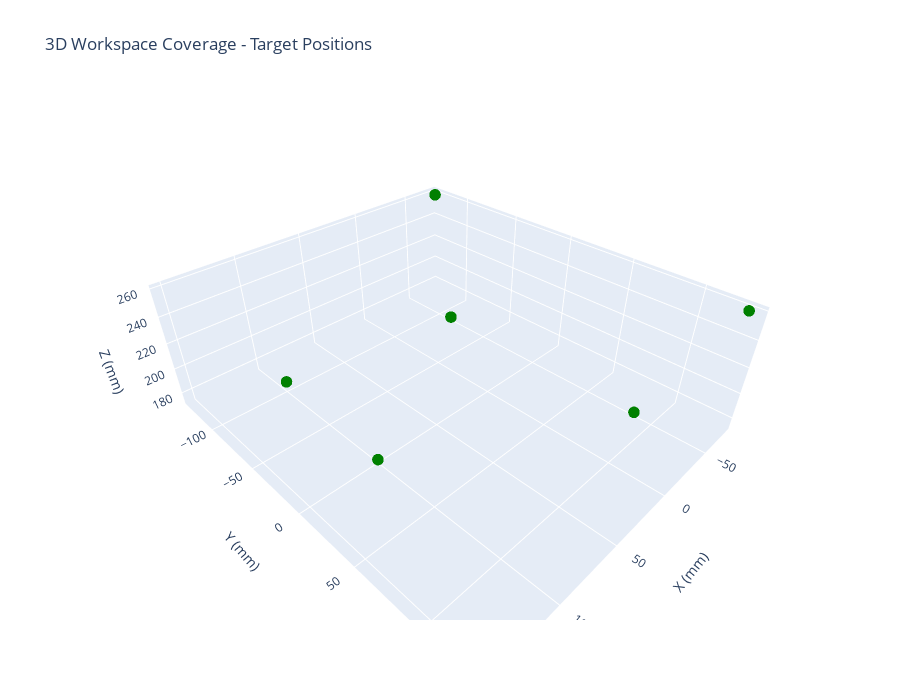

Notebook cell for this chart:
### Markdown cell above
## 4. 3D Workspace Visualization

### Code cell
# 3D visualization of target positions colored by success
successful = df[df['ik_success'] == True]
failed = df[df['ik_success'] == False]

fig = go.Figure()

# Successful points
fig.add_trace(go.Scatter3d(
    x=successful['target_x'],
    y=successful['target_y'],
    z=successful['target_z'],
    mode='markers',
    marker=dict(size=4, color='green', opacity=0.6),
    name='IK Success',
    text=[f"Test {tid}<br>Zone: {zone}" for tid, zone in zip(successful['test_id'], successful['zone'])],
    hovertemplate='<b>%{text}</b><br>X: %{x:.1f}<br>Y: %{y:.1f}<br>Z: %{z:.1f}<extra></extra>'
))

# Failed points
if len(failed) > 0:
    fig.add_trace(go.Scatter3d(
        x=failed['target_x'],
        y=failed['target_y'],
        z=failed['target_z'],
        mode='markers',
        marker=dict(size=6, color='red', opacity=0.8, symbol='x'),
        name='IK Failed',
        text=[f"Test {tid}<br>Zone: {zone}" for tid, zone in zip(failed['test_id'], failed['zone'])],
        hovertemplate='<b>%{text}</b><br>X: %{x:.1f}<br>Y: %{y:.1f}<br>Z: %{z:.1f}<extra></extra>'
    ))

fig.update_layout(
    title='3D Workspace Coverage - Target Positions',
    scene=dict(
        xaxis_title='X (mm)',
        yaxis_title='Y (mm)',
        zaxis_title='Z (mm)',
        aspectmode='data'
    ),
    width=900,
    height=700
)

fig.show()

### Figure 1 — Plotly figure (JSON) as saved in the notebook; plotly's stock layout.template omitted (floating-point values rounded to 4 significant figures)
{"data": [{"hovertemplate": "<b>%{text}</b><br>X: %{x:.1f}<br>Y: %{y:.1f}<br>Z: %{z:.1f}<extra></extra>", "marker": {"color": "green", "opacity": 0.6, "size": 4}, "mode": "markers", "name": "IK Success", "text": ["Test 0<br>Zone: mid", "Test 1<br>Zone: mid", "Test 2<br>Zone: mid", "Test 3<br>Zone: mid", "Test 4<br>Zone: mid", "Test 5<br>Zone: mid", "Test 6<br>Zone: mid", "Test 7<br>Zone: mid", "Test 8<br>Zone: mid", "Test 9<br>Zone: mid", "Test 10<br>Zone: mid", "Test 11<br>Zone: mid", "Test 12<br>Zone: mid", "Test 13<br>Zone: mid", "Test 14<br>Zone: mid", "Test 15<br>Zone: mid", "Test 16<br>Zone: mid", "Test 17<br>Zone: mid", "Test 18<br>Zone: mid", "Test 19<br>Zone: mid", "Test 20<br>Zone: mid", "Test 21<br>Zone: far", "Test 23<br>Zone: far", "Test 24<br>Zone: far", "Test 25<br>Zone: far", "Test 26<br>Zone: far", "Test 27<br>Zone: far", "Test 28<br>Zone: far", "Test 29<br>Zone: far", "Test 30<br>Zone: far", "Test 31<br>Zone: far", "Test 32<br>Zone: far", "Test 33<br>Zone: far", "Test 34<br>Zone: far", "Test 35<br>Zone: far", "Test 36<br>Zone: far", "Test 38<br>Zone: far", "Test 39<br>Zone: far", "Test 40<br>Zone: far", "Test 41<br>Zone: far"], "type": "scatter3d", "x": [100.0, 100.0, 100.0, 100.0, 100.0, 100.0, 100.0, -50.0, -50.0, -50.0, -50.0, -50.0, -50.0, -50.0, -50.0, -50.0, -50.0, -50.0, -50.0, -50.0, -50.0, 150.0, 150.0, 150.0, 150.0, 150.0, 150.0, -75.0, -75.0, -75.0, -75.0, -75.0, -75.0, -75.0, -75.0, -75.0, -75.0, -75.0, -75.0, -75.0], "y": [0, 0, 0, 0, 0, 0, 0, 86.6, 86.6, 86.6, 86.6, 86.6, 86.6, 86.6, -86.6, -86.6, -86.6, -86.6, -86.6, -86.6, -86.6, 0, 0, 0, 0, 0, 0, 129.9, 129.9, 129.9, 129.9, 129.9, 129.9, 129.9, -129.9, -129.9, -129.9, -129.9, -129.9, -129.9], "z": [173.2, 173.2, 173.2, 173.2, 173.2, 173.2, 173.2, 173.2, 173.2, 173.2, 173.2, 173.2, 173.2, 173.2, 173.2, 173.2, 173.2, 173.2, 173.2, 173.2, 173.2, 259.8, 259.8, 259.8, 259.8, 259.8, 259.8, 259.8, 259.8, 259.8, 259.8, 259.8, 259.8, 259.8, 259.8, 259.8, 259.8, 259.8, 259.8, 259.8]}], "layout": {"height": 700, "scene": {"aspectmode": "data", "xaxis": {"title": {"text": "X (mm)"}}, "yaxis": {"title": {"text": "Y (mm)"}}, "zaxis": {"title": {"text": "Z (mm)"}}}, "title": {"text": "3D Workspace Coverage - Target Positions"}, "width": 900}}
